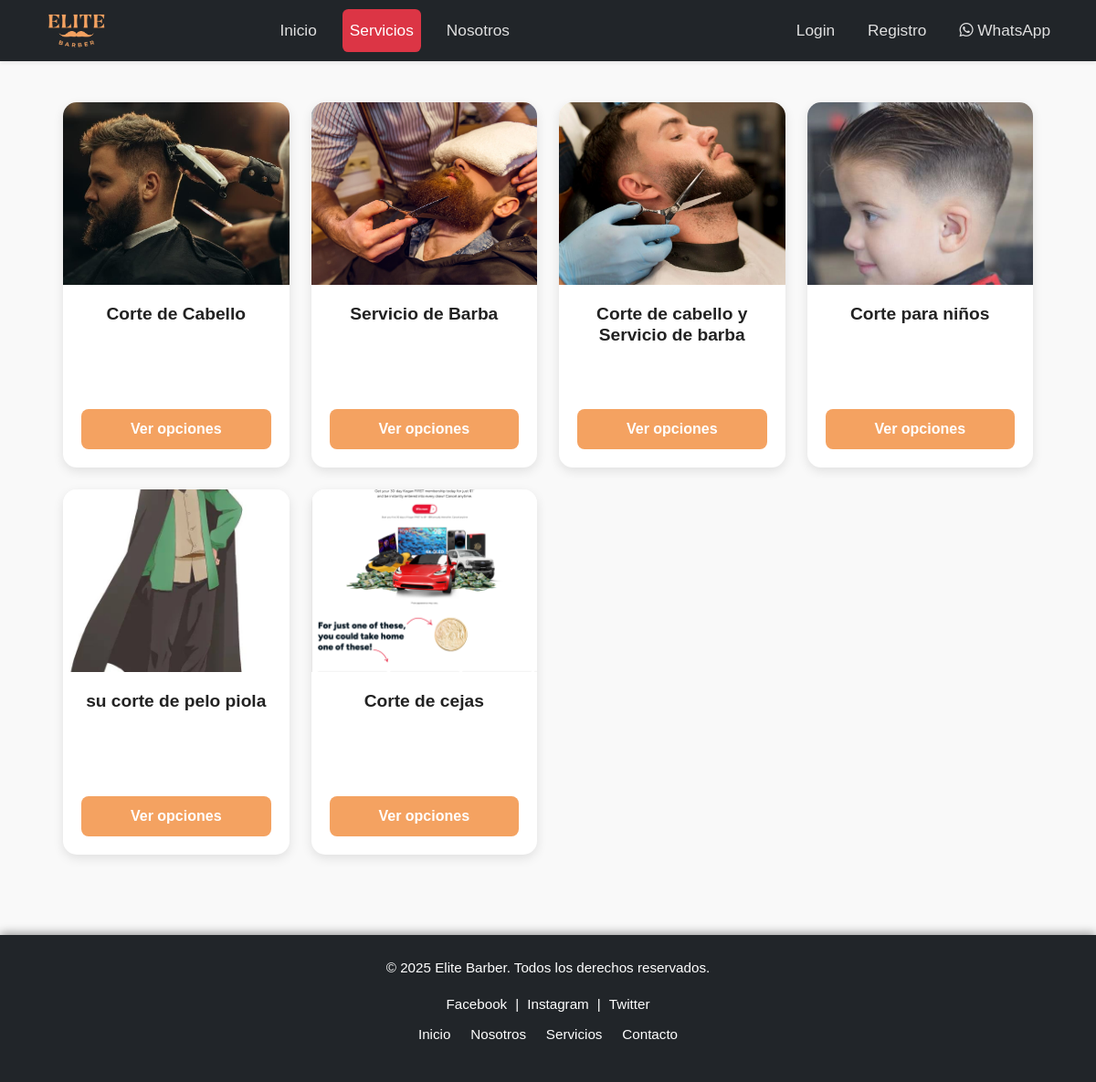
The app's page /servicios/ with its own data.
### gestion3/models.py (models this page shows, shortened)
class SubServicio(models.Model):
    id_subservicio = models.AutoField(primary_key=True)
    nombre_servicio = models.CharField(max_length=100)
    imagenes = models.ImageField(upload_to='subservicios/', null=True, blank=True)

### gestion3/views.py (the view)
# urls.py: path('servicios/', views.servicios, name='servicios'),
def servicios(request):
    subservicios = SubServicio.objects.all()
    return render(request, 'gestion3/servicios.html', {'subservicios': subservicios})

### gestion3/context_processors.py (called while the page is built)
def tipo_usuario_context(request):
    tipo_usuario = None
    if request.session.get('usuario_id'):
        try:
            usuario = Usuario.objects.get(id_usuario=request.session['usuario_id'])
            tipo_usuario = usuario.id_tipo_usuario.tipo
        except Usuario.DoesNotExist:
            pass
    return {'tipo_usuario': tipo_usuario}

### gestion3/templates/gestion3/servicios.html (shortened to what this page needs)
{% load static %}
<!DOCTYPE html>
<html lang="es">
<head>
    <link href="https://cdn.jsdelivr.net/npm/bootstrap@5.3.0/dist/css/bootstrap.min.css" rel="stylesheet" />
    <link rel="stylesheet" href="{% static 'gestion3/css/servicios.css' %}" />
</head>
<body>
    {% include 'gestion3/nav.html' %}
<main class="container my-5">
  <div class="row row-cols-1 row-cols-md-2 row-cols-lg-4 g-4 servicios-container">
    {% for subservicio in subservicios %}
    <div class="col servicio">
      <div class="card h-100 text-center">
        {% if subservicio.imagenes %}
          <img src="{{ subservicio.imagenes.url }}" class="card-img-top" alt="{{ subservicio.nombre_servicio }}" />
        {% else %}
          <img src="{% static 'gestion3/images/afeitados.jpg' %}" class="card-img-top" alt="Imagen por defecto" />
        {% endif %}
        <div class="card-body">
          <h5 class="card-title">{{ subservicio.nombre_servicio }}</h5>
          <a href="{% url 'barbero' subservicio.id_subservicio %}" class="btn btn-primary">Ver opciones</a>
        </div>
      </div>
    </div>
    {% endfor %}
  </div>
</main>
     {% include 'gestion3/footer.html' %}
</body>
</html>

### gestion3/static/gestion3/css/servicios.css (style rules this page uses)
* { margin: 0; padding: 0; box-sizing: border-box; }
body { font-family: 'Arial', sans-serif; line-height: 1.6; color: #333; background-color: #f9f9f9; }
main { padding: 40px 20px; }
.servicios-container { max-width: 100%; margin: 0 auto; padding: 0 15px; }
.card { display: flex; flex-direction: column; justify-content: space-between; border: none; border-radius: 15px; box-shadow: 0 4px 12px rgba(0, 0, 0, 0.1); overflow: hidden; transition: transform 0.3s, box-shadow 0.3s; background-color: #fff; height: 100%; min-height: 400px; }
.card-img-top { width: 100%; height: 200px; object-fit: cover; }
.card-body { padding: 20px; display: flex; flex-direction: column; justify-content: space-between; flex-grow: 1; text-align: center; }
.card-title { font-size: 1.2rem; font-weight: bold; color: #222; margin-bottom: 10px; word-wrap: break-word; }
.btn-primary { background-color: #f4a261; border: none; font-weight: bold; color: #fff; padding: 10px 20px; transition: background-color 0.3s, transform 0.3s; border-radius: 8px; }

### records on screen
SubServicio: imagenes (picture), nombre_servicio "Corte de Cabello"
SubServicio: imagenes (picture), nombre_servicio "Servicio de Barba"
SubServicio: imagenes (picture), nombre_servicio "Corte de cabello y Servicio de barba"
SubServicio: imagenes (picture), nombre_servicio "Corte para niños"
SubServicio: imagenes (picture), nombre_servicio "su corte de pelo piola"
SubServicio: imagenes (picture), nombre_servicio "Corte de cejas"
